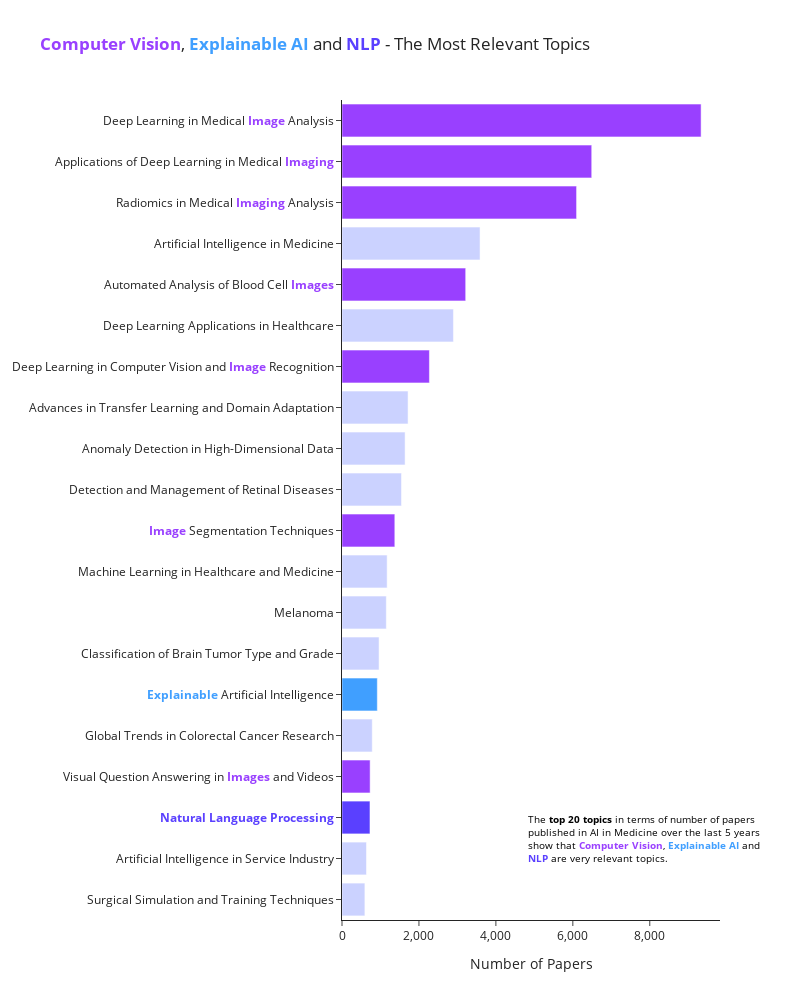

This figure's notebook cell:
### Markdown cell above
### Plot 2

### Code cell
# get trending topics in medicine with ai
import pandas as pd

df_med = df.copy()[df["fields"] == "Medicine"]
df_med["year"] = df_med["publication_date"].apply(lambda x: x[:4])

df_meds = df_med.groupby(["topics"]).count().reset_index().sort_values(by="doi", ascending=True).tail(20)

# color label words
edited_labels = []
for label in df_meds["topics"]:
    if "Images" in label:
        edited_labels.append(label.replace("Images", f'<span style="color: {image_color[0]};"><b>Images</b></span>'))
    elif "Image" in label:
        edited_labels.append(label.replace("Image", f'<span style="color: {image_color[0]};"><b>Image</b></span>'))
    elif "Imaging" in label:
        edited_labels.append(label.replace("Imaging", f'<span style="color: {image_color[0]};"><b>Imaging</b></span>'))
    elif "Natural Language Processing" in label:
        edited_labels.append(
            label.replace(
                "Natural Language Processing",
                f'<span style="color: {nlp_color[0]};"><b>Natural Language Processing</b></span>',
            )
        )
    elif "Explainable" in label:
        edited_labels.append(
            label.replace("Explainable", f'<span style="color: {explainable_color[0]};"><b>Explainable</b></span>')
        )
    else:
        edited_labels.append(label)


fig = go.Figure(
    data=[
        go.Bar(x=df_meds["doi"], y=edited_labels, orientation="h"),
    ]
)
fig.update_layout(
    title=f'<b><span style="color: {image_color[0]};">Computer Vision</span></b>, <b><span style="color: {explainable_color[0]};">Explainable AI</span></b> and <b><span style="color: {nlp_color[0]};">NLP</span></b> - The Most Relevant Topics',
    width=800,
    height=1000,
    xaxis=dict(
        tickformat=",",
    ),
)

# color certain bars
num_bars = len(df_meds["doi"])

colors = (
    (color_rest * 2)
    + nlp_color
    + image_color
    + color_rest
    + explainable_color
    + (color_rest * 3)
    + image_color
    + (color_rest * 3)
    + image_color
    + color_rest
    + image_color
    + color_rest
    + (image_color * 3)
)
fig.update_traces(
    marker=dict(
        color=colors
        # line=dict(color='rgb(8,48,107)', width=1.5)
    ),
    opacity=1.0,
)
fig.add_annotation(
    xref="paper",
    yref="paper",
    x=0.8,
    y=0.1,
    text=f'The <b>top 20 topics</b> in terms of number of papers<br>published in AI in Medicine over the last 5 years<br>show that <b><span style="color: {image_color[0]};">Computer Vision</span></b>, <b><span style="color: {explainable_color[0]};">Explainable AI</span></b> and<br><b><span style="color: {nlp_color[0]};">NLP</span></b> are very relevant topics. ',
    ax=0,
    ay=0,
    align="left",
    font=dict(
        size=10,
        color="black",
    ),
)

# add annotations for the colors
fig.update_layout(template="simple_white", xaxis=dict(title="Number of Papers"))
fig.write_image("topics_plot.png", scale=10)
fig.write_image("topics_plot.svg", scale=10)
fig.show()

### Figure 1 — Plotly figure (JSON) as saved in the notebook; plotly's stock layout.template omitted (floating-point values rounded to 4 significant figures)
{"data": [{"marker": {"color": ["#CBD2FF", "#CBD2FF", "#5A40FF", "#9940FF", "#CBD2FF", "#409FFF", "#CBD2FF", "#CBD2FF", "#CBD2FF", "#9940FF", "#CBD2FF", "#CBD2FF", "#CBD2FF", "#9940FF", "#CBD2FF", "#9940FF", "#CBD2FF", "#9940FF", "#9940FF", "#9940FF"]}, "opacity": 1, "orientation": "h", "type": "bar", "x": [595, 636, 727, 731, 786, 918, 963, 1152, 1173, 1373, 1546, 1640, 1717, 2272, 2896, 3215, 3588, 6097, 6491, 9334], "y": ["Surgical Simulation and Training Techniques", "Artificial Intelligence in Service Industry", "<span style=\"color: #5A40FF;\"><b>Natural Language Processing</b></span>", "Visual Question Answering in <span style=\"color: #9940FF;\"><b>Images</b></span> and Videos", "Global Trends in Colorectal Cancer Research", "<span style=\"color: #409FFF;\"><b>Explainable</b></span> Artificial Intelligence", "Classification of Brain Tumor Type and Grade", "Melanoma", "Machine Learning in Healthcare and Medicine", "<span style=\"color: #9940FF;\"><b>Image</b></span> Segmentation Techniques", "Detection and Management of Retinal Diseases", "Anomaly Detection in High-Dimensional Data", "Advances in Transfer Learning and Domain Adaptation", "Deep Learning in Computer Vision and <span style=\"color: #9940FF;\"><b>Image</b></span> Recognition", "Deep Learning Applications in Healthcare", "Automated Analysis of Blood Cell <span style=\"color: #9940FF;\"><b>Images</b></span>", "Artificial Intelligence in Medicine", "Radiomics in Medical <span style=\"color: #9940FF;\"><b>Imaging</b></span> Analysis", "Applications of Deep Learning in Medical <span style=\"color: #9940FF;\"><b>Imaging</b></span>", "Deep Learning in Medical <span style=\"color: #9940FF;\"><b>Image</b></span> Analysis"]}], "layout": {"annotations": [{"align": "left", "ax": 0, "ay": 0, "font": {"color": "black", "size": 10}, "text": "The <b>top 20 topics</b> in terms of number of papers<br>published in AI in Medicine over the last 5 years<br>show that <b><span style=\"color: #9940FF;\">Computer Vision</span></b>, <b><span style=\"color: #409FFF;\">Explainable AI</span></b> and<br><b><span style=\"color: #5A40FF;\">NLP</span></b> are very relevant topics. ", "x": 0.8, "xref": "paper", "y": 0.1, "yref": "paper"}], "height": 1000, "title": {"text": "<b><span style=\"color: #9940FF;\">Computer Vision</span></b>, <b><span style=\"color: #409FFF;\">Explainable AI</span></b> and <b><span style=\"color: #5A40FF;\">NLP</span></b> - The Most Relevant Topics"}, "width": 800, "xaxis": {"tickformat": ",", "title": {"text": "Number of Papers"}}}}
